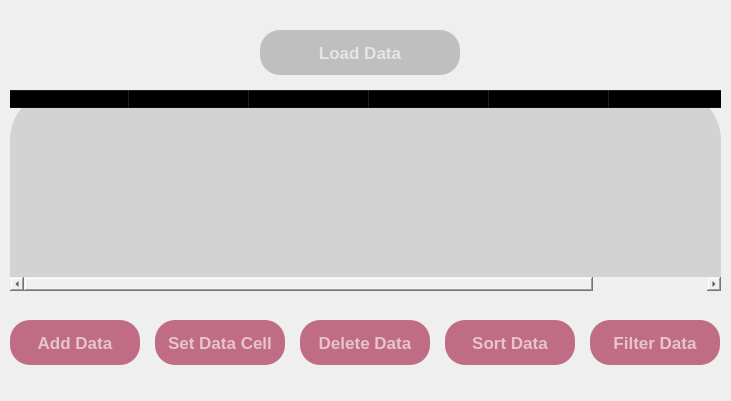
     <widget class="QFrame" name="Descriptor_Top_Frame">
      <property name="geometry">
       <rect>
        <x>10</x>
        <y>190</y>
        <width>731</width>
        <height>401</height>
       </rect>
      </property>
      <property name="styleSheet">
       <string notr="true">background-color: none;
border: none;</string>
      </property>
      <property name="frameShape">
       <enum>QFrame::StyledPanel</enum>
      </property>
      <property name="frameShadow">
       <enum>QFrame::Raised</enum>
      </property>
      <widget class="QPushButton" name="add_Data_Button">
       <property name="geometry">
        <rect>
         <x>10</x>
         <y>320</y>
         <width>130</width>
         <height>45</height>
        </rect>
       </property>
       <property name="cursor">
        <cursorShape>PointingHandCursor</cursorShape>
       </property>
       <property name="styleSheet">
        <string notr="true">background-color: #C06C84;
font-size:13pt;
font-weight:bold;
border-radius:20px;
color:rgba(255, 255, 255, 0.6);


</string>
       </property>
       <property name="text">
        <string>Add Data</string>
       </property>
      </widget>
      <widget class="QPushButton" name="sort_Data">
       <property name="geometry">
        <rect>
         <x>445</x>
         <y>320</y>
         <width>130</width>
         <height>45</height>
        </rect>
       </property>
       <property name="cursor">
        <cursorShape>PointingHandCursor</cursorShape>
       </property>
       <property name="styleSheet">
        <string notr="true">background-color: rgba(192,108, 132,0.9);
background-color: rgba(0, 0,  0, 0.2);
background-color: #C06C84;
font-size:13pt;
font-weight:bold;
border-radius:20px;
color:rgba(255, 255, 255, 0.6)
</string>
       </property>
       <property name="text">
        <string>Sort Data</string>
       </property>
      </widget>
      <widget class="QPushButton" name="load_Data_Button">
       <property name="geometry">
        <rect>
         <x>260</x>
         <y>30</y>
         <width>200</width>
         <height>45</height>
        </rect>
       </property>
       <property name="cursor">
        <cursorShape>PointingHandCursor</cursorShape>
       </property>
       <property name="styleSheet">
        <string notr="true">background-color: rgba(192,108, 132,0.9);
background-color: rgba(0, 0,  0, 0.2);
font-size:13pt;
font-weight:bold;
border-radius:20px;
color:rgba(255, 255, 255, 0.6)
</string>
       </property>
       <property name="text">
        <string>Load Data</string>
       </property>
      </widget>
      <widget class="QPushButton" name="set_Data_Button">
       <property name="geometry">
        <rect>
         <x>155</x>
         <y>320</y>
         <width>130</width>
         <height>45</height>
        </rect>
       </property>
       <property name="cursor">
        <cursorShape>PointingHandCursor</cursorShape>
       </property>
       <property name="styleSheet">
        <string notr="true">background-color: #C06C84;
font-size:13pt;
font-weight:bold;
border-radius:20px;
color:rgba(255, 255, 255, 0.6);
</string>
       </property>
       <property name="text">
        <string>Set Data Cell</string>
       </property>
      </widget>
      <widget class="QTableWidget" name="Descriptor_Table">
       <property name="geometry">
        <rect>
         <x>10</x>
         <y>90</y>
         <width>711</width>
         <height>201</height>
        </rect>
       </property>
       <property name="mouseTracking">
        <bool>false</bool>
       </property>
       <property name="tabletTracking">
        <bool>false</bool>
       </property>
       <property name="acceptDrops">
        <bool>false</bool>
       </property>
       <property name="autoFillBackground">
        <bool>false</bool>
       </property>
       <property name="styleSheet">
        <string notr="true">background-color: rgb(246, 245, 244);
background-color: rgba(100, 100, 100, 0.2);

border-top-left-radius: 50%;
border-top-right-radius: 50%;
</string>
       </property>
       <property name="frameShadow">
        <enum>QFrame::Plain</enum>
       </property>
       <property name="lineWidth">
        <number>1</number>
       </property>
       <property name="sizeAdjustPolicy">
        <enum>QAbstractScrollArea::AdjustToContents</enum>
       </property>
       <property name="autoScroll">
        <bool>true</bool>
       </property>
       <property name="autoScrollMargin">
        <number>18</number>
       </property>
       <property name="editTriggers">
        <set>QAbstractItemView::NoEditTriggers</set>
       </property>
       <property name="showDropIndicator" stdset="0">
        <bool>false</bool>
       </property>
       <property name="alternatingRowColors">
        <bool>false</bool>
       </property>
       <property name="iconSize">
        <size>
         <width>0</width>
         <height>0</height>
        </size>
       </property>
       <property name="showGrid">
        <bool>true</bool>
       </property>
       <property name="gridStyle">
        <enum>Qt::SolidLine</enum>
       </property>
       <property name="sortingEnabled">
        <bool>false</bool>
       </property>
       <property name="wordWrap">
        <bool>true</bool>
       </property>
       <property name="cornerButtonEnabled">
        <bool>false</bool>
       </property>
       <property name="columnCount">
        <number>6</number>
       </property>
       <attribute name="horizontalHeaderVisible">
        <bool>true</bool>
       </attribute>
       <attribute name="horizontalHeaderCascadingSectionResizes">
        <bool>false</bool>
       </attribute>
       <attribute name="horizontalHeaderMinimumSectionSize">
        <number>20</number>
       </attribute>
       <attribute name="horizontalHeaderDefaultSectionSize">
        <number>120</number>
       </attribute>
       <attribute name="horizontalHeaderHighlightSections">
        <bool>true</bool>
       </attribute>
       <attribute name="horizontalHeaderShowSortIndicator" stdset="0">
        <bool>true</bool>
       </attribute>
       <attribute name="horizontalHeaderStretchLastSection">
        <bool>true</bool>
       </attribute>
       <attribute name="verticalHeaderVisible">
        <bool>false</bool>
       </attribute>
       <attribute name="verticalHeaderMinimumSectionSize">
        <number>25</number>
       </attribute>
       <attribute name="verticalHeaderDefaultSectionSize">
        <number>34</number>
       </attribute>
       <attribute name="verticalHeaderShowSortIndicator" stdset="0">
        <bool>true</bool>
       </attribute>
       <column>
        <property name="text">
         <string>Image_path</string>
        </property>
        <property name="font">
         <font>
          <bold>true</bold>
         </font>
        </property>
       </column>
       <column>
        <property name="text">
         <string>ID</string>
        </property>
        <property name="font">
         <font>
          <bold>true</bold>
         </font>
        </property>
       </column>
       <column>
        <property name="text">
         <string>Title</string>
        </property>
        <property name="font">
         <font>
          <bold>true</bold>
         </font>
        </property>
       </column>
       <column>
        <property name="text">
         <string>Source</string>
        </property>
        <property name="font">
         <font>
          <bold>true</bold>
         </font>
        </property>
       </column>
       <column>
        <property name="text">
         <string>Price</string>
        </property>
        <property name="font">
         <font>
          <bold>true</bold>
         </font>
        </property>
       </column>
       <column>
        <property name="text">
         <string>Access</string>
        </property>
        <property name="font">
         <font>
          <bold>true</bold>
         </font>
        </property>
       </column>
      </widget>
      <widget class="QPushButton" name="delete_Data_Button">
       <property name="geometry">
        <rect>
         <x>300</x>
         <y>320</y>
         <width>130</width>
         <height>45</height>
        </rect>
       </property>
       <property name="cursor">
        <cursorShape>PointingHandCursor</cursorShape>
       </property>
       <property name="styleSheet">
        <string notr="true">background-color: rgba(192,108, 132,0.9);
background-color: rgba(0, 0,  0, 0.2);
background-color: #C06C84;
font-size:13pt;
font-weight:bold;
border-radius:20px;
color:rgba(255, 255, 255, 0.6)
</string>
       </property>
       <property name="text">
        <string>Delete Data</string>
       </property>
      </widget>
      <widget class="QPushButton" name="filter_Data">
       <property name="geometry">
        <rect>
         <x>590</x>
         <y>320</y>
         <width>130</width>
         <height>45</height>
        </rect>
       </property>
       <property name="cursor">
        <cursorShape>PointingHandCursor</cursorShape>
       </property>
       <property name="styleSheet">
        <string notr="true">background-color: rgba(192,108, 132,0.9);
background-color: rgba(0, 0,  0, 0.2);
background-color: #C06C84;
font-size:13pt;
font-weight:bold;
border-radius:20px;
color:rgba(255, 255, 255, 0.6)
</string>
       </property>
       <property name="text">
        <string>Filter Data</string>
       </property>
      </widget>
     </widget>
